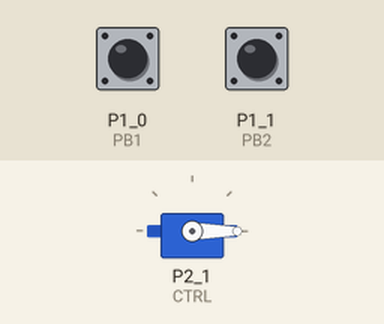
Bench run of a sketch on a simulated TI MSP430 LaunchPad. On the bench: servo. The test bench sets the inputs (shaded band); at power-on: P1_1 (PB2) HIGH, P1_0 (PB1) HIGH.

Above: at 6.6 s.
6.7 s: P1_1 (PB2) pulled LOW for 1 s
At 8.0 s:
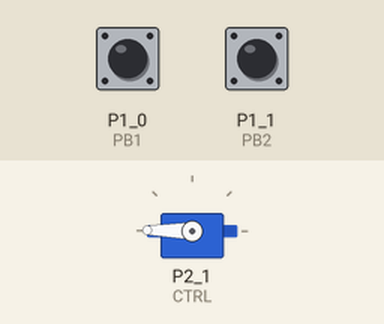
9.2 s: P1_0 (PB1) pulled LOW for 0.15 s
At 10.0 s:
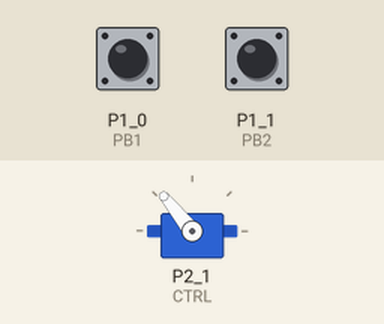
10.8 s: P1_0 (PB1) pulled LOW for 1 s
At 10.96 s:
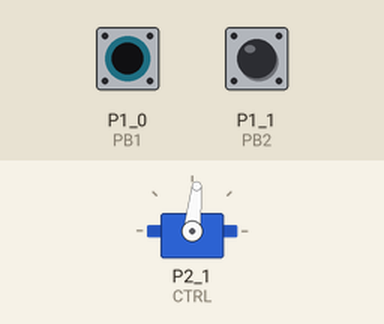
13.3 s: P1_1 (PB2) pulled LOW for 0.15 s
At 14.3 s:
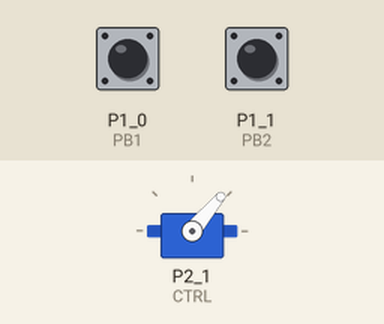
Timing chart, 0 to 15.9 s (numbered marks = the images above; inputs shaded):
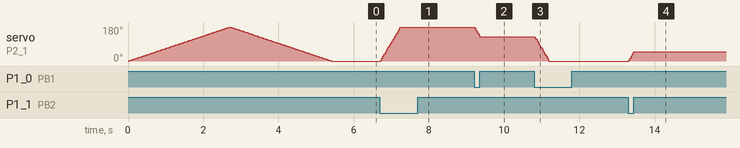

The sketch:

ServoPushbutton.ino
```cpp
// (licence header left out)
// Comment/uncomment as suitable for your hardware
// #define LaunchPadF5529

#ifdef LaunchPadF5529
#define PB1 PUSH1 // on-board, aka P2_1
#define PB2 PUSH2 // on-board, aka P1_1
#define CTRL P1_4
#else
#define PB1 2 // external
#define PB2 3 // external
#define CTRL 9
#endif

#include <Servo.h>

Servo myservo; // a maximum of eight servo objects can be created

int pos = 0;

void setup()
{
  myservo.attach(CTRL);
  pinMode(PB1, INPUT_PULLUP);
  pinMode(PB2, INPUT_PULLUP);

  #ifdef LaunchPadF5529
  pinMode(RED_LED, OUTPUT);
  pinMode(GREEN_LED, OUTPUT);
  #endif

  sweep(); // test the full range once
}


void loop()
{
  pushbuttons();
}

void pushbuttons()
{
  if (!digitalRead(PB1)) {
    pos -= 5;
    delay(15);

    #ifdef LaunchPadF5529
    digitalWrite(RED_LED, HIGH);
    delay(100);
    digitalWrite(RED_LED, LOW);
    #endif
  }
  else if (!digitalRead(PB2)) {
    pos += 5;
    delay(15);

    #ifdef LaunchPadF5529
    digitalWrite(GREEN_LED, HIGH);
    delay(100);
    digitalWrite(GREEN_LED, LOW);
    #endif
  }

  if (pos>179) pos = 179;
  else if (pos<0) pos = 0;
  myservo.write(pos);
}

void sweep()
{
  for (pos = 0; pos < 180; pos += 1) {
    myservo.write(pos);
    delay(15);
  }
  for (pos = 180; pos>=1; pos -= 1) {
    myservo.write(pos);
    delay(15);
  }
}
```

Measured:
- after the input at 6.7 s, servo on P2_1 (CTRL): moves from 0° to 179° over 0.53 s, starting at once
- after the input at 9.2 s, servo on P2_1 (CTRL): 179° → 129° at once
- after the input at 10.8 s, servo on P2_1 (CTRL): moves from 129° to 0° over 0.38 s, starting at once
- after the input at 13.3 s, servo on P2_1 (CTRL): 0° → 50° at once
- by itself, servo on P2_1 (CTRL): rises from 0° to 180° in 2.7 s, then falls to 0° in 2.7 s
